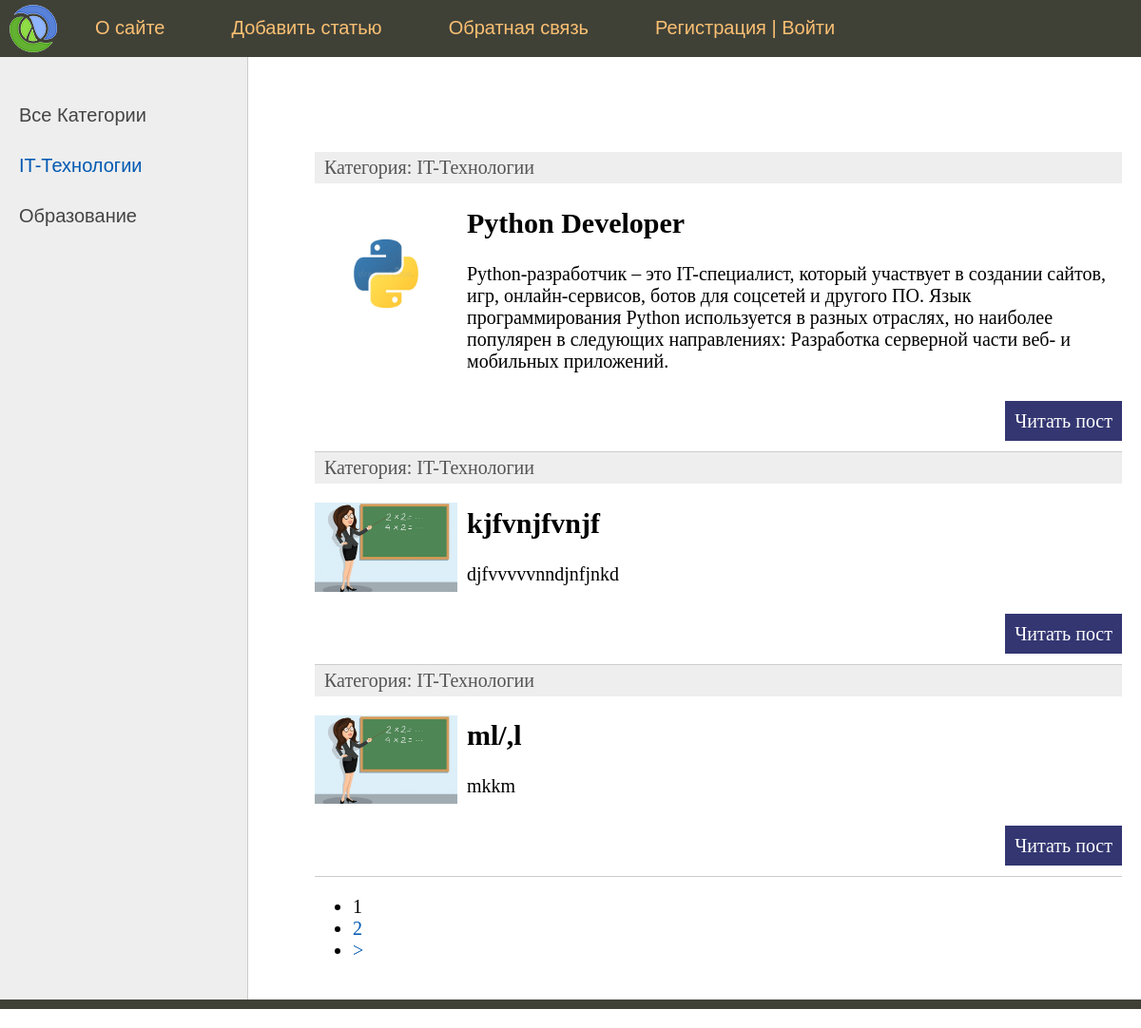
Before: /category/it-tehnologii/ with the older database file.
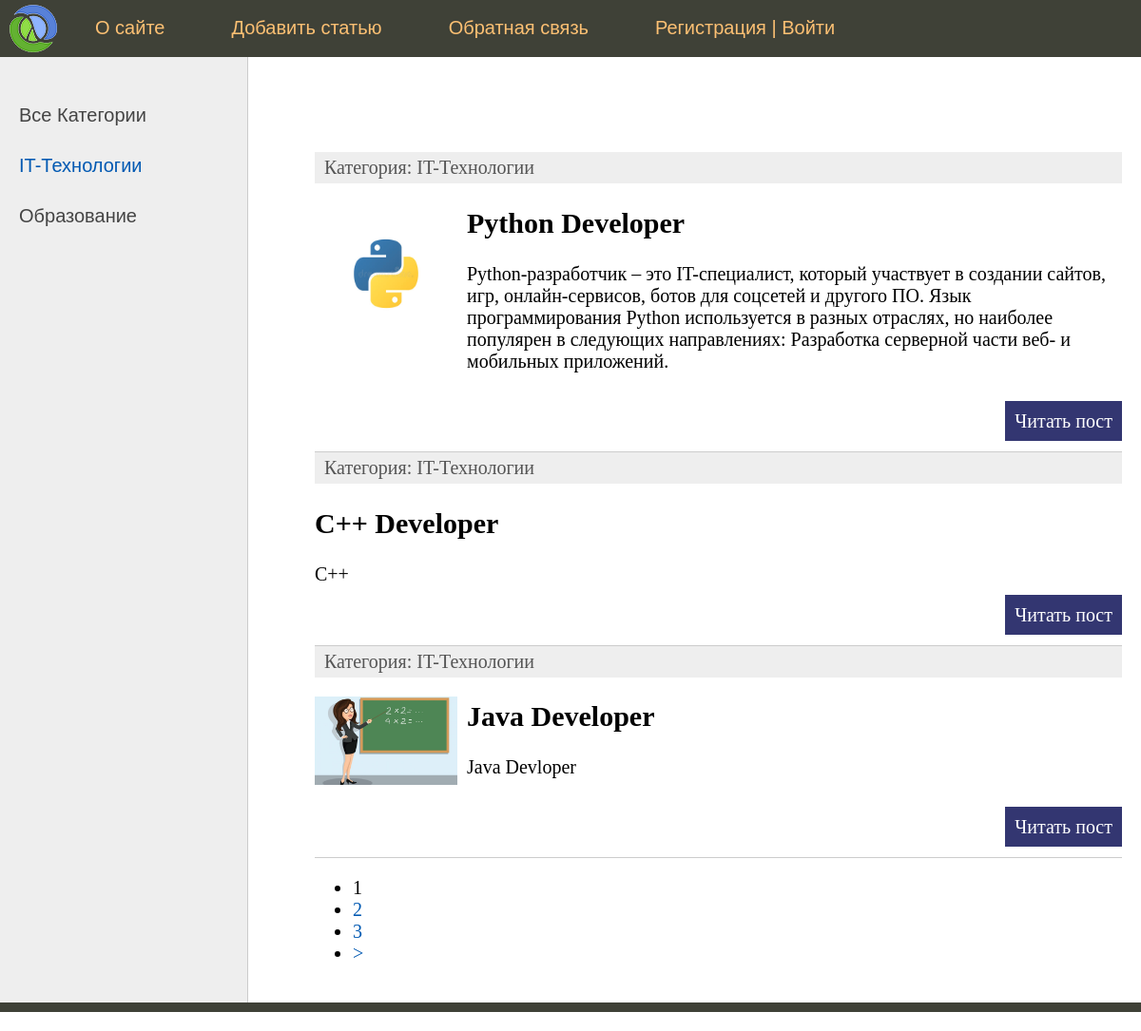
After: the same page with the newer database file.
### professions/models.py (models this page shows, shortened)
class Category(models.Model):
    name = models.CharField(max_length=100, db_index=True, verbose_name="Категория")
    slug = models.SlugField(max_length=255, unique=True, db_index=True, verbose_name="URL")
    def __str__(self):
        return self.name
    class Meta:
        verbose_name = 'Категория'
        verbose_name_plural = 'Категории'
        ordering = ['id']

class Professions (models.Model):
    title = models.CharField(max_length=255, verbose_name="Заголовок")
    slug = models.SlugField(max_length=255, unique=True, db_index=True, verbose_name="URL")
    content = models.TextField(blank=True, verbose_name="Текст статьи")
    photo = models.ImageField (upload_to="photos/%Y/%m/%d/", verbose_name="Фото")
    cat = models.ForeignKey('Category', on_delete=models.PROTECT, verbose_name="Категория")
    user = models.ForeignKey(User, verbose_name='Пользователь', on_delete=models.CASCADE)
    def get_absolute_url(self):
        return reverse('post', kwargs={'post_slug':self.slug})
    class Meta:
        verbose_name = 'Профессии'
        verbose_name_plural = 'Профессии'

### professions/views.py (the view)
# urls.py: path('category/<slug:cat_slug>/', ProfessionsCategory.as_view(), name='category'),
class ProfessionsCategory(DataMixin, ListView):
    model = Professions
    template_name = 'professions/index.html'
    context_object_name = 'posts'
    allow_empty = False
    def get_queryset(self):
        return Professions.objects.filter(cat__slug=self.kwargs['cat_slug']).select_related('cat')
    def get_context_data(self, *, object_list=None, **kwargs):
        context = super().get_context_data(**kwargs)
        c = Category.objects.get(slug=self.kwargs['cat_slug'])
        c_def = self.get_user_context(title='Категория - ' + str(c.name),
                                      cat_selected=c.pk)
        return dict(list(context.items()) + list(c_def.items()))

### professions/utils.py (called while the page is built)
    def get_user_context(self, **kwargs):
        context = kwargs
        cats = Category.objects.all()
        context['menu'] = menu
        context['cats'] = cats
        if 'cat_selected' not in context:
            context['cat_selected'] = 0
        return context

### professions/templates/professions/index.html (shortened to what this page needs)
{% extends 'professions/base.html' %}
{% block content %}
<ul class="list-articles">
	{% for p in posts %}
			<li><div class="article-panel">
	<p class="first">Категория: {{p.cat}}</p>
</div>
{% if p.photo %}
	<p><img class="img-article-left thumb" src="{{p.photo.url}}"></p>
{% endif %}
				<h2>{{p.title}}</h2>
	{% autoescape on %}
	{{p.content|linebreaks|truncatewords:50}}
	{% endautoescape %}
			<p class="link-read-post"><a href="{{ p.get_absolute_url }}">Читать пост</a></p>
			</li>
	{% endfor %}
</ul>
{% endblock %}

### professions/templates/professions/base.html (shortened to what this page needs)
{% load static %}
{% load professions_tags %}
<!DOCTYPE html>
<html>
<head>
	<link type="text/css" href="{% static 'professions/css/styles.css' %}" rel="stylesheet" />
</head>
<body>
<table class="table-page" border=0 cellpadding="0" cellspacing="0">
<tr><td valign=top>
{% block mainmenu %}
		<div class="header">
			<ul id="mainmenu" class="mainmenu">
			<li class="logo"><a href="{% url 'home' %}"><div class="logo"></div></a></li>
{% for m in menu %}
				<li><a href="{% url m.url_name %}">{{m.title}}</a></li>
{% endfor %}
				{% if request.user.is_authenticated %}
				<li class="last"> {{user.username}} | <a href="{% url 'logout' %}">Выйти</a></li>
				{% else %}
				<li class="last>"><a href="{% url 'register' %}">Регистрация</a> | <a href="{% url 'login' %}">Войти</a></li>
				{% endif %}
			</ul>
		</div>
{% endblock mainmenu %}
<table class="table-content" border=0 cellpadding="0" cellspacing="0">
<tr>
	<td valign="top" class="left-chapters">
	<ul id="leftchapters">
{% if cat_selected == 0 %}
		<li class="selected">Все Категории</li>
{% else %}
		<li><a href="{% url 'home' %}">Все Категории</a></li>
{% endif %}
{% for c in cats %}
	{% if c.pk == cat_selected %}
		<li class="selected">{{c.name}}</li>
		{% else %}
		<li><a href="{{ c.get_absolute_urlc}}">{{c.name}}</a></li>
		{% endif %}
{% endfor %}
	</ul>
</td>
<td valign="top" class="content">
	<div class="content-text">
{% block content %}
{% endblock %}
{% if page_obj.has_other_pages %}
<nav class="list-pages">
	<ul>
		{% for p in paginator.page_range %}
		{% if page_obj.number == p %}
		<li class="page-num page-num-selected">{{ p }}</li>
		{% elif p >= page_obj.number|add:-2 and p <= page_obj.number|add:2 %}
		<li class="page-num">
			<a href="?page={{ p }}">{{ p }}</a>
		</li>
		{% endif %}
		{% endfor %}
{% if page_obj.has_next %}
<li class="page-num">
	<a href="?page={{ page_obj.next_page_number }}">&gt;</a>
</li>
{% endif %}
	</ul>
</nav>
{% endif %}
	</div>
</td></tr></table>
</td></tr>
<tr><td valign=top>
	<div id="footer">
	</div>
</td></tr></table>
</body>
</html>

### professions/static/professions/css/styles.css (style rules this page uses)
html, body { font-family: 'Arial'; margin: 0; padding: 0; height: 100%; width: 100%; color: #444; }
a { color: #0059b2; text-decoration: none; }
img { max-width: 600px; height: auto; }
img.img-article-left { max-width: 300px; height: auto; float: left; padding: 0 10px 10px 0; }
img.img-article-left.thumb { max-width: 150px; height: auto; }
p.link-read-post { text-align: right; }
p.link-read-post a { padding: 10px; min-width: 100px; background: #333671; color: #fff; text-decoration: none; }
div.article-panel { background: #eee; padding: 5px 10px 5px 10px; box-sizing border-box; overflow: hidden; color: #555; }
div.article-panel p.first { margin: 0; float: left; }
ul.list-articles { list-style: none; margin: 0; padding: 0; }
ul.list-articles li { border-bottom: 1px solid #ccc; }
.table-page { width: 100%; height: 100%; vertical-align: top; }
.table-page tr { height: 100%; }
.header { background: #3F4137; height: 60px; }
.logo { background: url('../images/logo.png') no-repeat 10px 5px; width: 70px; height: 60px; }
ul.mainmenu { list-style: none; margin: 0; padding: 0; height: 60px; color: #fdc073; font-size: 20px; overflow: hidden; }
ul.mainmenu li { float: left; margin: 18px 40px 0 30px; }
ul.mainmenu li.logo { margin: 0; }
ul.mainmenu li a { color: #fdc073; text-decoration: none; }
.table-content { width: 100%; min-height: 100%; height: 100%; }
.left-chapters { margin: 0; background: #eee; border-right: 1px solid #ccc; min-height: 100%; }
.left-chapters ul { width: 230px; min-height: 100%; margin: 0; padding: 20px 10px 10px 20px; list-style: none; font-size: 20px; }
.left-chapters ul li { margin: 30px 0 0 0; color: #999; }
.left-chapters ul li.selected { color: #0059b2; }
.left-chapters ul li a { color: #444; text-decoration: none; }
.content { padding: 40px 20px 20px 40px; width: 100%; box-sizing: border-box; }
.content-text { margin: 60px 0 0 30px; color: #000; font-size: 20px; font-family: Yandex Sans Display Light; }
#footer { box-sizing: border-box; background: #3F4137; padding: 5px; color: #aaa; font-size: 14px; font-family: Verdana, Geneva, Arial, Helvetica; text-align: left; overflow: hidden; }

Changed rows visible on the page:
no longer on this page (row edited): Professions: cat "IT-Технологии", photo (picture), title "ml/,l", content "mkkm"
now on this page (row edited): Professions: cat "IT-Технологии", title "C++ Developer", content "C++"
changed Professions: title "kjfvnjfvnjf" → "Java Developer"; content "djfvvvvvnndjnfjnkd" → "Java Devloper"
Other visible differences:
new list line: "3"
